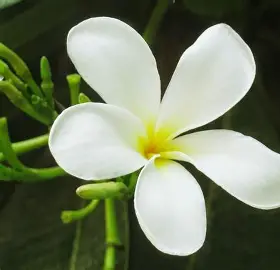
#> input picture Praktikum_7/bunga.jpg, 280 x 270 px
$ python latian5.py
#> lines starting #> are read from the running program, lines starting #| are printed output that depends on the picture
import cv2
import matplotlib.pyplot as plt
import numpy as np

img_bgr = cv2.imread('bunga.jpg')
#> img_bgr is the input picture: shape (270, 280, 3); mean B, G, R 98.1, 124.3, 114.9
if img_bgr is not None:
    img_rgb = cv2.cvtColor(img_bgr, cv2.COLOR_BGR2RGB)
    amount = 1.5

    # Metode 1: Sharpening per channel RGB
    blur_rgb = cv2.GaussianBlur(img_rgb, (5, 5), 0)
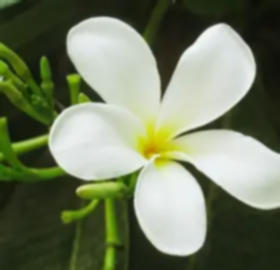
#> blur_rgb: shape (270, 280, 3); mean R, G, B 114.9, 124.3, 98.1
    sharp_rgb = cv2.addWeighted(img_rgb.astype(np.float32), 1.0 + amount,
                                blur_rgb.astype(np.float32), -amount, 0)
    sharp_rgb = cv2.convertScaleAbs(sharp_rgb)
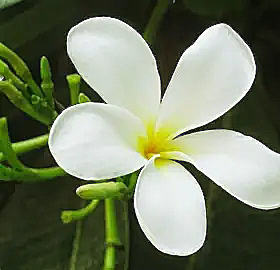
#> sharp_rgb: shape (270, 280, 3); mean R, G, B 114.9, 124.1, 98.9

    # Metode 2: Sharpening pada channel Y (Luminance) dari YUV
    img_yuv = cv2.cvtColor(img_bgr, cv2.COLOR_BGR2YUV)
#> img_yuv: shape (270, 280, 3); mean of channels 0, 1, 2 118.5, 117.9, 124.8
    y, u, v = cv2.split(img_yuv)
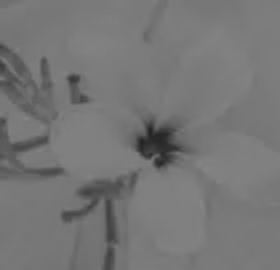
#> u: shape (270, 280); min 36, max 134, mean 117.9
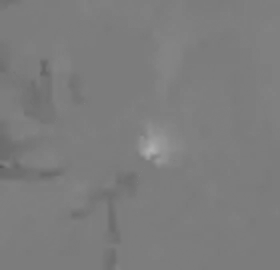
#> v: shape (270, 280); min 89, max 179, mean 124.8

    blur_y = cv2.GaussianBlur(y, (5, 5), 0)
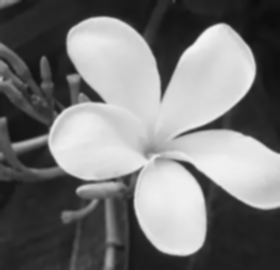
#> blur_y: shape (270, 280); min 13, max 244, mean 118.5
    sharp_y = cv2.addWeighted(y.astype(np.float32), 1.0 + amount,
                              blur_y.astype(np.float32), -amount, 0)
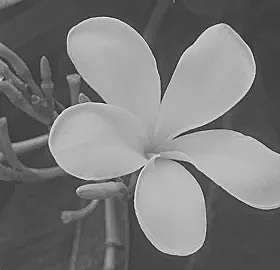
#> sharp_y: shape (270, 280) float32; min -100.5, max 361.5, mean 118.5; drawn with min black and max white
    sharp_y = cv2.convertScaleAbs(sharp_y)
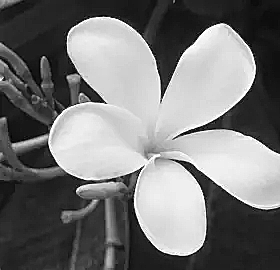
#> sharp_y: shape (270, 280); min 0, max 255, mean 118.4

    # Gabungkan kembali
    merged_yuv = cv2.merge([sharp_y, u, v])
#> merged_yuv: shape (270, 280, 3); mean of channels 0, 1, 2 118.4, 117.9, 124.8
    sharp_yuv_rgb = cv2.cvtColor(merged_yuv, cv2.COLOR_YUV2RGB)

    titles = ['Asli RGB', 'Sharpen RGB', 'Sharpen YUV']
    images = [img_rgb, sharp_rgb, sharp_yuv_rgb]

    plt.figure(figsize=(15, 5))
    for i in range(3):
        plt.subplot(1, 3, i+1)
        plt.imshow(images[i])
        plt.title(titles[i])
        plt.axis('off')
    plt.show()
